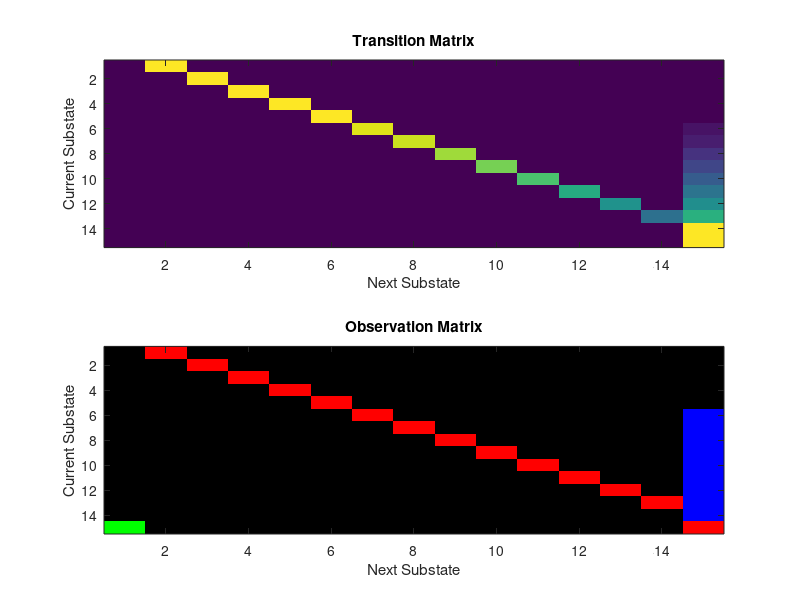

This chart was generated by the following MATLAB code: (Note: this script raises an error after producing the figure.)
% Dopamine RPEs Reflect Hidden State Inference Across Time
% Task 2 Model (90% Rewarded)
% POMDP in the spirit of Daw et al. (2006), Rao (2010)
% Authors: Clara Kwon Starkweather, Dr. Samuel J. Gershman


%initialize
    nTrials = 1000; %number of trials
    x=[]; %series of observations during trials - will be filled in later

% Gaussian probability distribution and cumulative probability distribution
    ISIpdf=normpdf([1.2 1.4 1.6 1.8 2 2.2 2.4 2.6 2.8],2,0.5)/sum(normpdf([1.2 1.4 1.6 1.8 2 2.2 2.4 2.6 2.8],2,0.5));
    ISIcdf=[0.0477    0.1312    0.2558    0.4142    0.5858    0.7442    0.8688    0.9523    1.0000];
 
% Uncomment 2 lines directly below for flat probability distribution -
% as seen in Supplementary Figure 9
%    ISIpdf=[0.111 0.111 0.111 0.111 0.111 0.111 0.111 0.111 0.111];
%    ISIcdf=[0.111 0.222 0.333 0.444 0.555 0.666 0.777 0.888 1.0];

% Create distribution of ISI's - 10% unassigned are omission trials
% Possible ISIs range from 5-13
for i=1:nTrials-nTrials/10
    ISIdistributionMatrix(i)=sum(ISIcdf<rand)+5;
end
ISIdistributionMatrix=[ISIdistributionMatrix NaN(1,nTrials/10)]; %omission trials are marked as 'NaN'
ISIdistributionMatrix=ISIdistributionMatrix(randperm(length(ISIdistributionMatrix))); %Randomize when the omission trials occur

% Calculate hazard rate of receiving reward after substates 5-14 (ISIhazard);
% Used later to create transition matrix
    ISIhazard(1)=ISIpdf(1);
    for i=2:length(ISIpdf)
    ISIhazard(i)=ISIpdf(i)/(1-ISIcdf(i-1));
    end
    
% Set hazard rate of transitioning OUT of the ITI
% 1/65 is based on task parameters
    ITIhazard=(1/65);

    
% Generate sequence of observations that corresponds to trials
% Observations:
%   Null-->1
%   Odor ON-->2
%   Reward-->3
for i=1:nTrials
    if ~isnan(ISIdistributionMatrix(i)) %reward delivery trials
    ISI = ones(1,ISIdistributionMatrix(i));
    ITI = ones(1,geornd(ITIhazard));
    trial=[2;ISI';3;ITI'];
    x=[x;trial];
    else %omission trials
    ITI = ones(1,geornd(ITIhazard));
    trial=[2;ITI'];
    x=[x;trial];
    end
    ITIdistributionMatrix(i)=length(ITI);
end

% states:
% ISI = 1-14
% ITI = 15

%Fill out the observation matrix O
% O(x,y,:) = [a b c]
% a is the probability that observation 1 (null) was observed given that a
% transition from sub-state x-->y just occurred
% b is the probability that observation 2 (odor ON) was observed given that
% a transition from sub-state x-->y just occurred
% c is the probability that observation 2 (reward) was observed given that
% a transition from sub-state x-->y just occurred

O=zeros(15,15,3);

%ISI
    O(1,2,:) = [1 0 0];
    O(2,3,:) = [1 0 0];
    O(3,4,:) = [1 0 0];
    O(4,5,:) = [1 0 0];
    O(5,6,:) = [1 0 0];
    O(6,7,:) = [1 0 0];
    O(7,8,:) = [1 0 0];
    O(8,9,:) = [1 0 0];
    O(9,10,:) = [1 0 0];
    O(10,11,:) = [1 0 0];
    O(11,12,:) = [1 0 0];
    O(12,13,:) = [1 0 0];
    O(13,14,:) = [1 0 0];

%obtaining reward
    O(14,15,:) = [0 0 1];
    O(13,15,:) = [0 0 1];
    O(12,15,:) = [0 0 1];
    O(11,15,:) = [0 0 1];
    O(10,15,:) = [0 0 1];
    O(9,15,:) = [0 0 1];
    O(8,15,:) = [0 0 1];
    O(7,15,:) = [0 0 1];
    O(6,15,:) = [0 0 1];
    

%stimulus onset
    O(15,1,:) = [0 1 0]; %rewarded trial
    O(15,15,2) = ITIhazard*0.1; %omission trial
    
%ITI
    O(15,15,1) = 1-(ITIhazard*0.1);
    
    
%Fill out the transition matrix T
%T(x,y) is the probability of transitioning from sub-state x-->y
T=zeros(15,15);

%odor ON from substates 1-6
%no probability of transitioning out of ISI while odor ON
T(1,2)=1;
T(2,3)=1;
T(3,4)=1;
T(4,5)=1;
T(5,6)=1;

%T(ISIsubstate_i+6-->ISIsubstate_i+7) = ISIhazard(i)
%these substates span the variable ISI interval
%if reward is received, then transition into the ITI
for i=5:length(ISIhazard)+4
     T(1+i,2+i)=1-ISIhazard(i-4);
     T(1+i,15)=ISIhazard(i-4);
end
T(14,15)=1;

% ITI length is drawn from exponential distribution in task
% this is captured with single ITI substate with high self-transition
% probability
T(15,15)=1-(ITIhazard*0.9);
T(15,1)=ITIhazard*0.9;

%% Visualize the transition and observation matrices
%Code for Supplementary Figure 7
subplot(2,1,1)
imagesc(T)
title('Transition Matrix')
xlabel('Next Substate')
ylabel('Current Substate')

subplot(2,1,2)
imagesc(O)
title('Observation Matrix')
xlabel('Next Substate')
ylabel('Current Substate')
%% Run TD learning

results = TD(x,O,T);

%% plot RPE as a function of ISI; plot every trial

RewardIndices=find(x==3);
RewardIndices=RewardIndices(length(RewardIndices)*0.4:end); % only look at trials after 2000 trials
ISIdistributionMatrix_rewardedtrials=ISIdistributionMatrix(~isnan(ISIdistributionMatrix));
ISIsforplot=ISIdistributionMatrix_rewardedtrials(length(ISIdistributionMatrix_rewardedtrials)*0.4:end); % only look at trials after 2000 trials

plot(ISIsforplot,results.rpe(RewardIndices),'k*')
xlabel('ISI')
ylabel('TD error')
%% plot average RPE for each ISI
% Code for Supplementary Figure 5

RewardRPE=results.rpe(RewardIndices);

% Average RPEs (and standard error) for each ISI length
for i=1:9
    averageRPE(i)=sum(RewardRPE(find(ISIsforplot==i+4)))/length(find(ISIsforplot==i+4));
    errorRPE(i)=std(RewardRPE(find(ISIsforplot==i+4)))/sqrt(length(find(ISIsforplot==i+4)));
end

% Plotting average RPE and standard error for each ISI
for i=1:9
    errorbar(i, averageRPE(i), errorRPE(i),'k')
    hold on
    plot(i, averageRPE(i), '.','Color',[1-i*.1 i*.1 1],'markersize',25)
    hold on
end

xlabel('time of reward delivery','fontSize',20)
ylabel('Average TD error','fontSize',20)
%% Value, valueprime, and RPE
%Code for value signals and RPEs shown in Figure 6
clear cueonsets;
    cueonsets=find(x==2);
    whichISI=13; %how long is the ISI for the trial type that you want to plot the value signal for? range: 5-13
    cueonsets=cueonsets(ISIdistributionMatrix==whichISI);
    cueonsets=cueonsets(round(length(cueonsets)*0.4):end-12); %  only look at trials after 2000 trials
    
    value=zeros(1,20);
    valueprime=zeros(1,20);
    rpe=zeros(1,20);
    for i=1:length(cueonsets)
        for j=1:20
            value(j)=results.value(cueonsets(i)+j-2)+value(j);
            valueprime(j)=results.value(cueonsets(i)+j-1)+valueprime(j);
            rpe(j)=results.rpe(cueonsets(i)+j-2)+rpe(j);
        end
    end
    
% plot value, value(t+1) and rpe
    subplot(3,1,1)
    plot(value/length(cueonsets),'k')
    hold on
    plot(valueprime/length(cueonsets),'Color',[0.5 0.5 0.5])
    title('Value [black] and Value(t+1) [grey]')
    
    subplot(3,1,2)
    plot((valueprime-value)/length(cueonsets),'k')
    title('Value(t+1)-Value(t)')

    subplot(3,1,3)
    plot(rpe/length(cueonsets),'Color',[1-(whichISI-4)/9 (whichISI-4)/9 1])
    title('TD error')

%% Plot substate weights
%Code for weights shown in Figure 6
for i=1:15
    weight(i)=sum(results.w(round(length(results.w)*0.4):end,i));
end
bar(weight/(round(length(results.w)*0.6)))
ylim([0 2])
ylabel('Weight')
xlabel('substate')
%% Generate matrix of RPEs for plotting
%Code for RPEs shown in Figure 5
    RPE=zeros(10,30);
    allOdorIndices=find(x==2);
    odorIndicesforplot=allOdorIndices(length(allOdorIndices)*0.4:end-12);
    ISIsforplot=ISIdistributionMatrix(length(allOdorIndices)*0.4:end-12);
    
    for i=1:length(ISIsforplot)
        if ~isnan(ISIsforplot(i))
            RPE(ISIsforplot(i)-4,:)=(results.rpe((odorIndicesforplot(i)-5:odorIndicesforplot(i)+24)))'+RPE(ISIsforplot(i)-4,:);
        else
        end
        
    end

% divide by the number of trials to compute each ISI's average RPE
for i=1:size(RPE,1)
    RPE(i,:)=RPE(i,:)/sum(ISIsforplot==i+4);
end
plot((RPE(1:9,:))')
ylabel('TD Error')
xlabel('time')
%% Plot omission trials
% Code for Supplementary Figure 1
odorIndices=find(x==2);
Omissiontrials=odorIndices(isnan(ISIdistributionMatrix));
Omissiontrials=Omissiontrials(round(0.4*length(Omissiontrials)):end);
omissionRPEs=zeros(1,30);
for i=1:length(Omissiontrials)
    omissionRPEs(1:30)=omissionRPEs(1:30)+(results.rpe(Omissiontrials(i)-4:Omissiontrials(i)+25))';
end
omissionRPEs=omissionRPEs/length(Omissiontrials);
plot(-0.8:0.2:5,omissionRPEs)
ylim([-0.8 0.8])